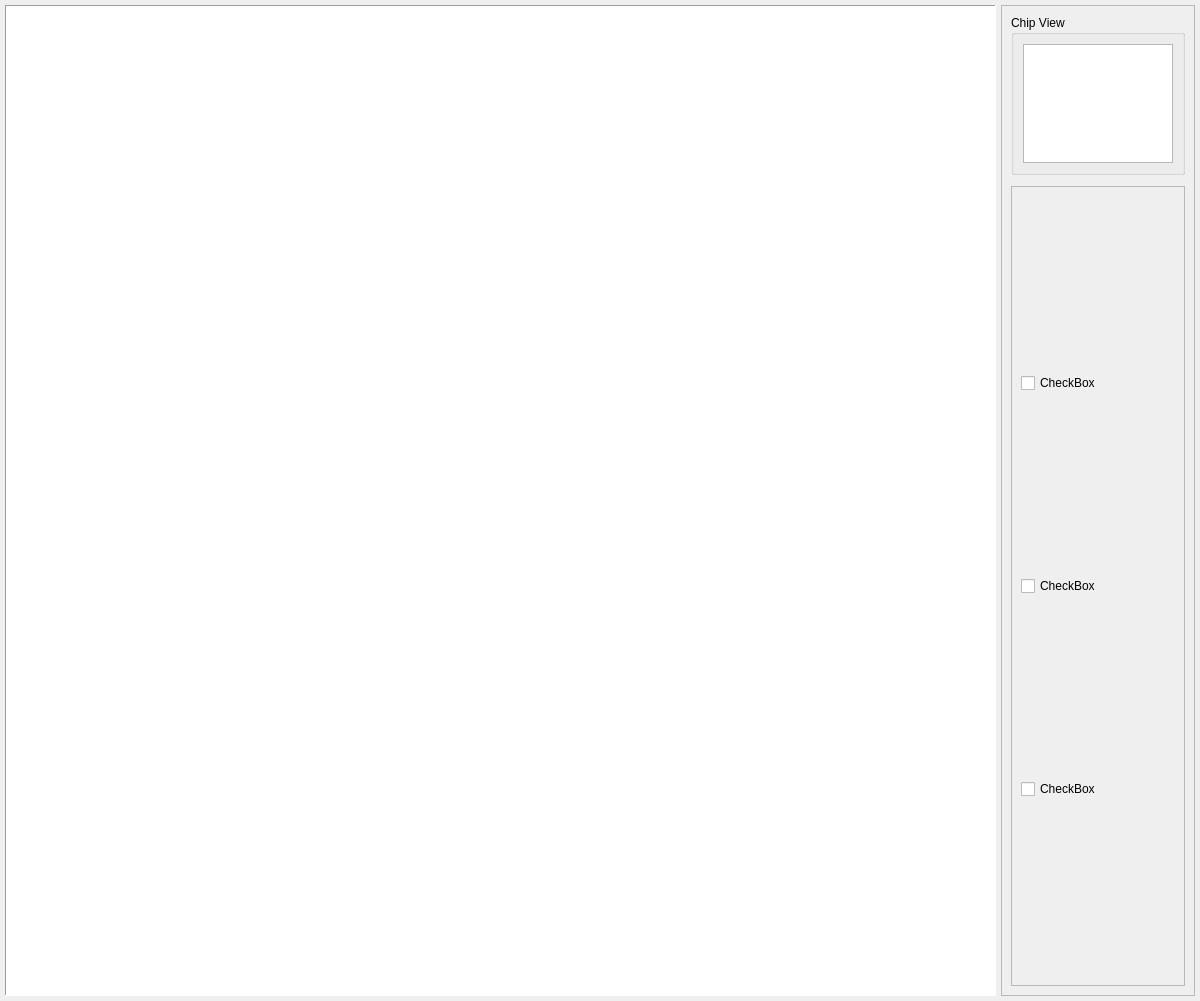
<?xml version="1.0" encoding="UTF-8"?>
<ui version="4.0">
 <class>Form</class>
 <widget class="QWidget" name="Form">
  <property name="geometry">
   <rect>
    <x>0</x>
    <y>0</y>
    <width>1200</width>
    <height>1000</height>
   </rect>
  </property>
  <property name="maximumSize">
   <size>
    <width>1200</width>
    <height>1000</height>
   </size>
  </property>
  <property name="windowTitle">
   <string>Form</string>
  </property>
  <layout class="QHBoxLayout" name="horizontalLayout_2" stretch="0,0">
   <property name="spacing">
    <number>5</number>
   </property>
   <property name="leftMargin">
    <number>5</number>
   </property>
   <property name="topMargin">
    <number>5</number>
   </property>
   <property name="rightMargin">
    <number>5</number>
   </property>
   <property name="bottomMargin">
    <number>5</number>
   </property>
   <item>
    <widget class="QGraphicsView" name="mapView">
     <property name="enabled">
      <bool>true</bool>
     </property>
     <property name="sizePolicy">
      <sizepolicy hsizetype="Expanding" vsizetype="Expanding">
       <horstretch>0</horstretch>
       <verstretch>0</verstretch>
      </sizepolicy>
     </property>
     <property name="minimumSize">
      <size>
       <width>991</width>
       <height>991</height>
      </size>
     </property>
     <property name="maximumSize">
      <size>
       <width>991</width>
       <height>991</height>
      </size>
     </property>
     <property name="sizeIncrement">
      <size>
       <width>0</width>
       <height>0</height>
      </size>
     </property>
     <property name="baseSize">
      <size>
       <width>0</width>
       <height>0</height>
      </size>
     </property>
     <property name="autoFillBackground">
      <bool>true</bool>
     </property>
     <property name="frameShape">
      <enum>QFrame::Panel</enum>
     </property>
     <property name="frameShadow">
      <enum>QFrame::Sunken</enum>
     </property>
     <property name="lineWidth">
      <number>1</number>
     </property>
     <property name="backgroundBrush">
      <brush brushstyle="NoBrush">
       <color alpha="255">
        <red>0</red>
        <green>0</green>
        <blue>0</blue>
       </color>
      </brush>
     </property>
     <property name="foregroundBrush">
      <brush brushstyle="NoBrush">
       <color alpha="255">
        <red>0</red>
        <green>0</green>
        <blue>0</blue>
       </color>
      </brush>
     </property>
     <property name="alignment">
      <set>Qt::AlignLeading|Qt::AlignLeft|Qt::AlignTop</set>
     </property>
    </widget>
   </item>
   <item>
    <layout class="QVBoxLayout" name="verticalLayout_2">
     <item>
      <widget class="QFrame" name="frame">
       <property name="frameShape">
        <enum>QFrame::StyledPanel</enum>
       </property>
       <property name="frameShadow">
        <enum>QFrame::Raised</enum>
       </property>
       <layout class="QVBoxLayout" name="verticalLayout" stretch="0,0">
        <property name="spacing">
         <number>11</number>
        </property>
        <item>
         <widget class="QGroupBox" name="groupBox">
          <property name="maximumSize">
           <size>
            <width>16777215</width>
            <height>160</height>
           </size>
          </property>
          <property name="title">
           <string>Chip View</string>
          </property>
          <layout class="QHBoxLayout" name="horizontalLayout">
           <item>
            <widget class="QGraphicsView" name="chipView"/>
           </item>
          </layout>
         </widget>
        </item>
        <item>
         <widget class="QFrame" name="frame_2">
          <property name="frameShape">
           <enum>QFrame::StyledPanel</enum>
          </property>
          <property name="frameShadow">
           <enum>QFrame::Raised</enum>
          </property>
          <layout class="QVBoxLayout" name="verticalLayout_3">
           <item>
            <widget class="QCheckBox" name="checkBox">
             <property name="text">
              <string>CheckBox</string>
             </property>
            </widget>
           </item>
           <item>
            <widget class="QCheckBox" name="checkBox_2">
             <property name="text">
              <string>CheckBox</string>
             </property>
            </widget>
           </item>
           <item>
            <widget class="QCheckBox" name="checkBox_3">
             <property name="text">
              <string>CheckBox</string>
             </property>
            </widget>
           </item>
          </layout>
         </widget>
        </item>
       </layout>
      </widget>
     </item>
    </layout>
   </item>
  </layout>
 </widget>
 <resources/>
 <connections/>
</ui>
